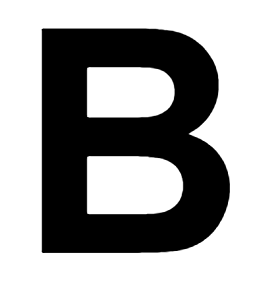
#> input picture printed_image.jpg, 266 x 295 px
$ python -i preprocess_image.py   (imports and definitions only)
#> lines starting #> are read from the running program, lines starting #| are printed output that depends on the picture; after the words box and inside, x2 and y2 are one past the last pixel; in counts of white or black regions, pixels touching at a corner belong together
#> further down, picture is the input picture: shape (295, 266, 3); min 0, max 255, mean 160.7
import cv2


def preprocess_image(image):
    gray = cv2.cvtColor(image, cv2.COLOR_BGR2GRAY)
    blurred = cv2.GaussianBlur(gray, (5, 5), 0)
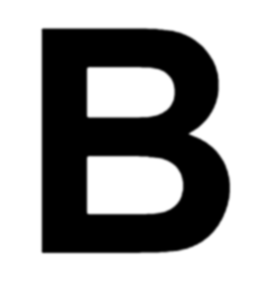
#> blurred: shape (295, 266); min 0, max 255, mean 160.7

    # Otsu's binarization
    _, binary_image_otsu = cv2.threshold(blurred, 0, 255, cv2.THRESH_BINARY + cv2.THRESH_OTSU)
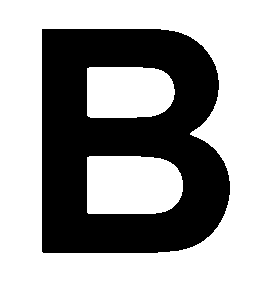
#> binary_image_otsu: shape (295, 266); 63.1% white; 1 black region, box (x1, y1, x2, y2) and area: (42, 29, 230, 253) 28951

    inverted_image = cv2.bitwise_not(binary_image_otsu)

    return inverted_image

>>> import cv2
>>> picture = cv2.imread('../printed_image.jpg')
>>> result = preprocess_image(picture)
